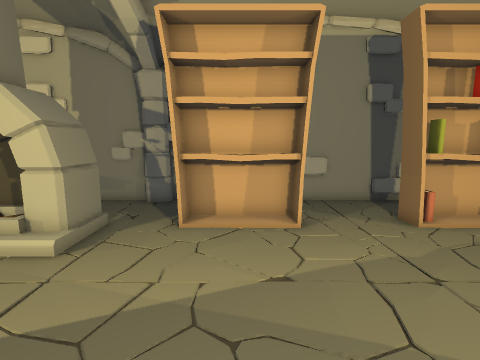
[1] (above)

19 first-person views from a walk through a scene from a Unity 3-D project. The camera is 1.4 m above the floor, tilts 8° down and sees 85° across. The floor is counted in squares, 0.5 m on a side. Each view is taken from the middle of a square. On the plan, view 1 faces up. The plan holds only what a view shows up to about 19 squares ahead; the rest is blank. The place goes on beyond the plan. The player is left out. Door leaves are left out, so doorways stand open.

[2]
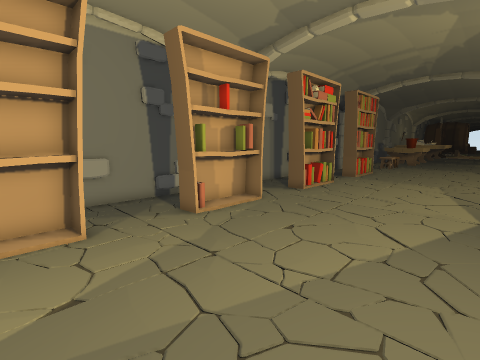

[3]
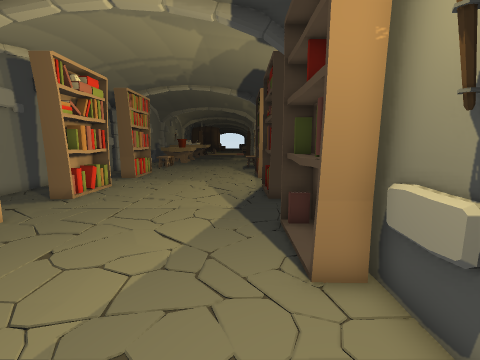

[4]
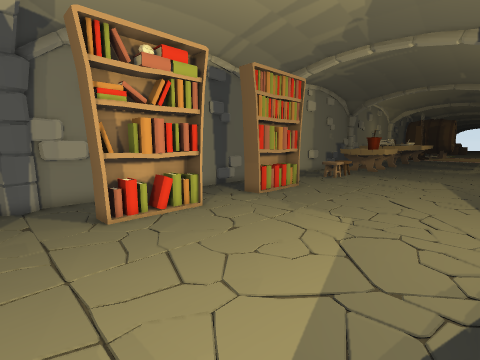

[5]
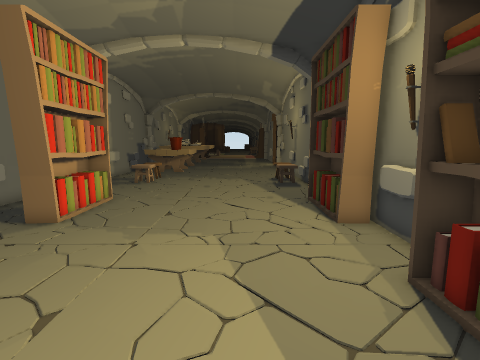

[6]
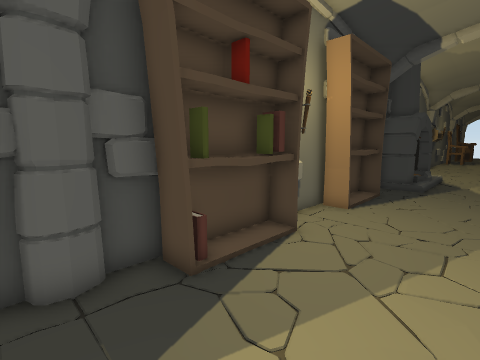

[7]
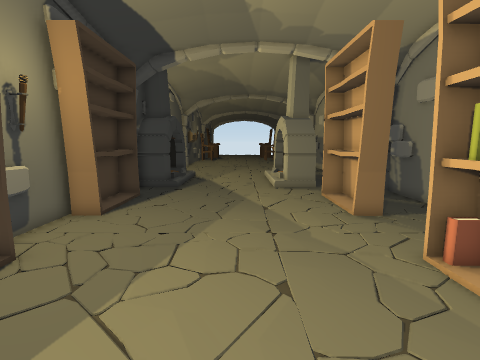

[8]
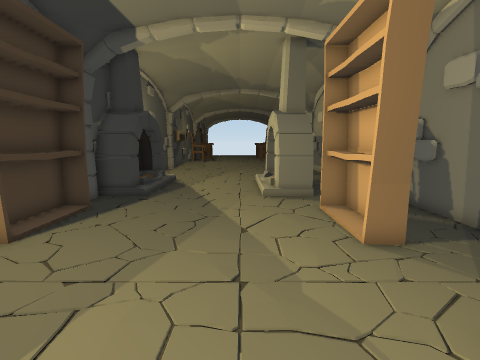

[9]
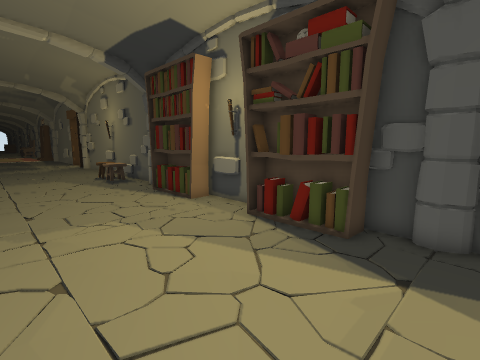

[10]
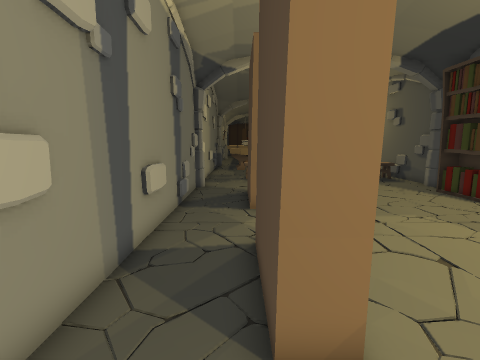

[11]
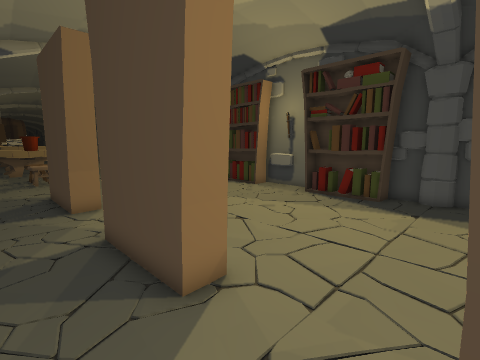

[12]
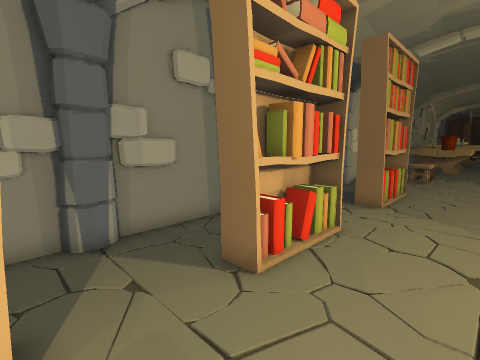

[13]
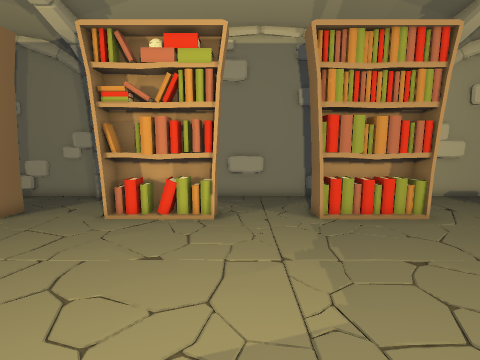

[14]
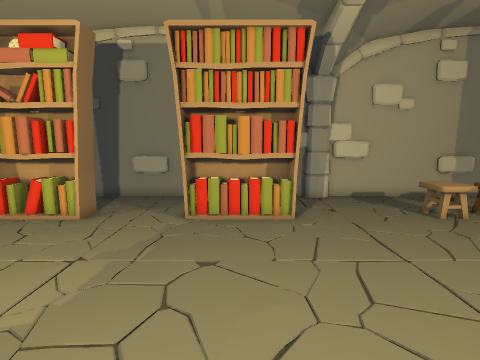

[15]
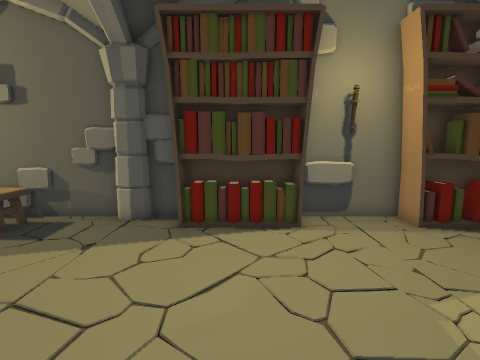

[16]
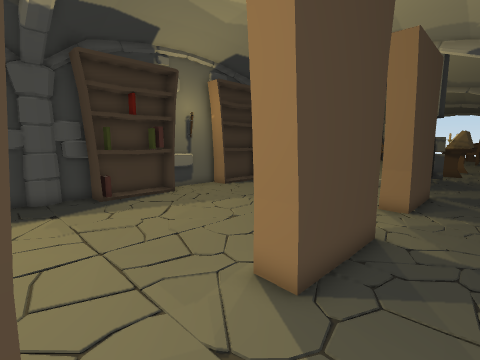

[17]
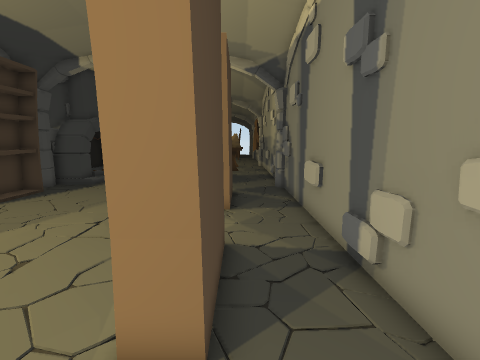

[18]
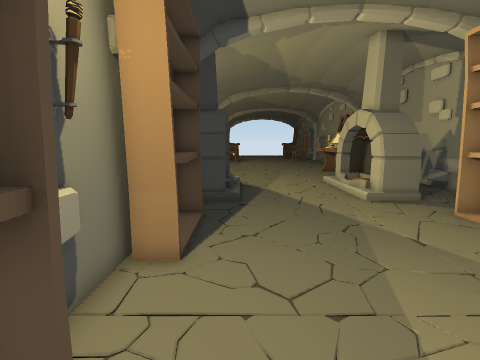

[19]
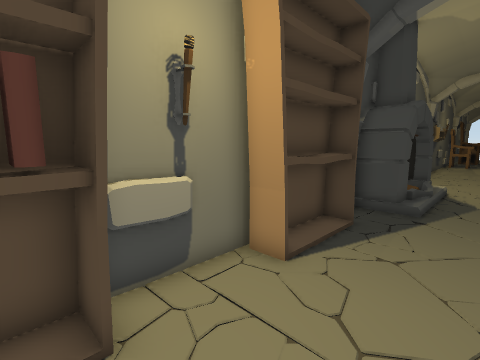

### Floor plan
Points are (right, up) in squares from view 1. A wall is a line through its corners. A room is listed if a view was taken in it or the views show most of it. See-through windows are left out.
Room 1 (views 1, 2, 3, 4, 5, 6, 7, 8, 9, 10, 11, 12, 13, 14, 15, 16, 17, 18, 19)
walls: (10, 8.4) (10, 9.5) (6.6, 9.5); (13.8, 9.6) (18.3, 9.6); (8.4, 8.5) (7.4, 8.5); (6.6, 8.5) (5.9, 8.5) (5.9, 9.6) (10.1, 9.6) (10.1, 8.5) (9.4, 8.5); (12, -2.3) (12.4, -2.4); (12.1, 12.3) (11.5, 12.4) (11.4, 12.8) (10.3, 12.6); (12.1, 12.3) (11.6, 12.4); (12.4, 12.4) (11.9, 12.4); (11.5, -2.4) (11.9, -2.3) (12.4, -2.4); (18, 9.5) (14, 9.5); (11.9, -2.5) (12.4, -2.5); (12.5, -2.5) (14, -2.5); (12.6, 12.5) (12, 12.4); (6, 9.6) (6, 8.4); (12.1, 12.6) (11.4, 12.6) (10.4, 12.6); (10.7, 12.5) (9.8, 12.7); (13.8, 12.6) (13.3, 12.5); (12.5, -2.8) (13.9, -2.8) (13.9, -1.4); (11.4, 12.8) (-3.5, 12.8); (14.3, -2.5) (18.1, -2.5); (10, -2.6) (10, -1.4); (7.3, -1.5) (10.1, -1.5) (10.1, -2.6) (10.8, -2.5); (14.6, 12.6) (12.5, 12.6); (9.9, -2.8) (11.5, -2.8); (6, -1.4) (6, -2.5) (11.5, -2.5) (12, -2.4); (5.9, -2.6) (5.9, -1.5) (6.6, -1.5); (17.9, -2.8) (22.5, -2.8); (19.9, -2.5) (21.5, -2.5); (3.7, -2.7) (4.1, -2.5) (5.6, -2.5); (1.5, -2.8) (6.5, -2.8); (-1.4, 12.6) (-3.5, 12.6); (26.4, -2.5) (27.5, -2.5) (28, -2.4); (26.4, -2.8) (27.4, -2.8); (-3.5, 12.5) (-4.1, 12.3); (27.5, -2.5) (28.2, -2.3) (28.4, -2.4); (27.5, 12.6) (26.4, 12.6); (-3.6, 12.4) (-4.1, 12.4); (27.5, 12.8) (12.6, 12.8); (-3.9, 12.4) (-4.4, 12.4); (27.9, -2.5) (28.4, -2.5); (-4, -2.3) (-3.6, -2.4); (28.5, 12.4) (27.9, 12.3) (27.6, 12.3); (28.5, -2.5) (29.5, -2.5); (-4.5, 12.6) (-5.6, 12.6); (-4.6, -2.4) (-4.2, -2.3) (-3.6, -2.4); (-4.5, 12.8) (-8.5, 12.8); (28.5, -2.8) (29.5, -2.8); (-5.5, -2.5) (-4.6, -2.5); (30.4, -2.8) (32.5, -2.8); (30.6, 12.6) (28.6, 12.6); (32.5, 12.8) (28.6, 12.8)
low walls: (8.9, 12.7) (8.4, 12.7); (8.1, 12.6) (6.5, 12.6); (4.1, 12.6) (2.5, 12.6); (20.1, 12.6) (18.4, 12.6); (24.2, 12.6) (22.5, 12.6); (31.1, -2.5) (32.3, -2.5); (-7.9, 12.6) (-8.5, 12.6)
objects: fireplace (-8, -2) to (-5, -1); fireplace (-8, 7) to (-5, 9); shelf (-2, -2) to (2, -2); shelf (-2, 9) to (2, 10); books (14, -2); books (14, 9); books (15, -2); books (15, 9); books (16, -2); books (16, 9); books (17, -2); books (17, 9); books (18, -2); books (18, 9); shelf (22, -2) to (26, -2); shelf (22, 9) to (26, 10); stool (31, -2) to (32, -1); stool (31, 8) to (32, 10)

Where each view was taken, in squares from view 1:
view 1: 0 up, 0 right, facing up
view 2: 0 up, 0 right, facing up-right
view 3: 0 up, 1 right, facing right
view 4: 1 down, 11 right, facing up-right
view 5: 2 up, 13 right, facing right
view 6: 3 up, 13 right, facing down-left
view 7: 4 up, 12 right, facing left
view 8: 5 up, 9 right, facing left
view 9: 6 up, 11 right, facing down-right
view 10: 10 up, 11 right, facing right
view 11: 12 up, 10 right, facing down-right
view 12: 5 up, 10 right, facing up-right
view 13: 1 down, 19 right, facing up
view 14: 1 down, 24 right, facing up
view 15: 7 up, 24 right, facing down
view 16: 12 up, 14 right, facing down-left
view 17: 10 up, 13 right, facing left
view 18: 0 up, 8 right, facing left
view 19: 2 up, 7 right, facing down-left
